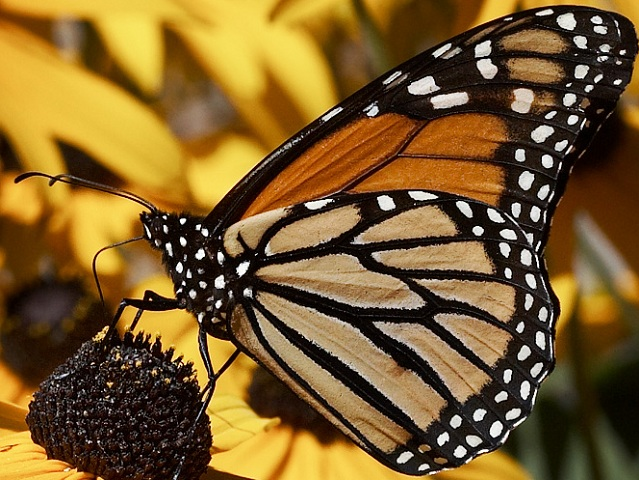
%> input picture Test/002.bmp, 639 x 480 px
$ octave batchExe.m   (GNU Octave 9; MATLAB toolbox functions it lacks are replaced by stand-ins)
%> lines starting %> are read from the running program, lines starting %| are printed output that depends on the picture
### Demo_Proposed.m
close all;
clc;
clear all;
tic

patch_size = 8; % patch size for the low resolution input image
zooming = 2; % zooming factor, if you change this, the dictionary needs to be retrained.
patch_size = patch_size*zooming;
preTexture_Dict = [];
preCartoon_Dict = [];
Num_of_Iterations=100;   % Number of iteration of our process
DictSize=1024;   % Dictionary size
path1 = '.\Test\'; % Test image location
fname = '002.bmp';  % Input test image
path2 = '.\Output\'; % Output dir for super-resolved images
if (~exist(path2, 'dir')), mkdir(path2); end
testIm = double(imread([path1 fname]))/255; % testIm is a high resolution image, we downsample it and do super-resolution

%%

imwrite(testIm, [path2 fname '.jpg']);
% Downscale test image

testIm2 = imresize(testIm, 1/zooming,'bicubic');
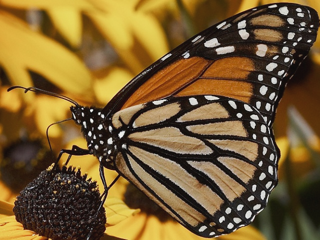
%> testIm2: size 240x320x3 double; mean R, G, B 0.481, 0.363, 0.169; drawn with min black and max white
if rem(size(testIm2,1),zooming) ~=0,
    nrow = floor(size(testIm2,1)/zooming)*zooming;
    testIm2 = testIm2(1:nrow,:,:);
end;
if rem(size(testIm2,2),zooming) ~=0,
    ncol = floor(size(testIm2,2)/zooming)*zooming;
    testIm2 = testIm2(:,1:ncol,:);
end;

imwrite(testIm2, [path2 fname '_block.jpg'],'quality',15);   % Compress and make image has blocking artifacts
% imwrite(testIm2, [fname '_block.jpg']);
testIm2 = double(imread([path2 fname '_block.jpg']))/255;
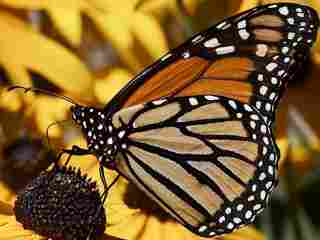
%> testIm2: size 240x320x3 double; mean R, G, B 0.481, 0.364, 0.179
%%%%%%%%%%%%%%%%%%%%%%%%%%%%%%%%%%%%%%%%%%%%%%%%%%%%%%%%%%%%%
% Get the LR image and regarded it as the training image
interpIm = imresize(testIm2,zooming,'bicubic');
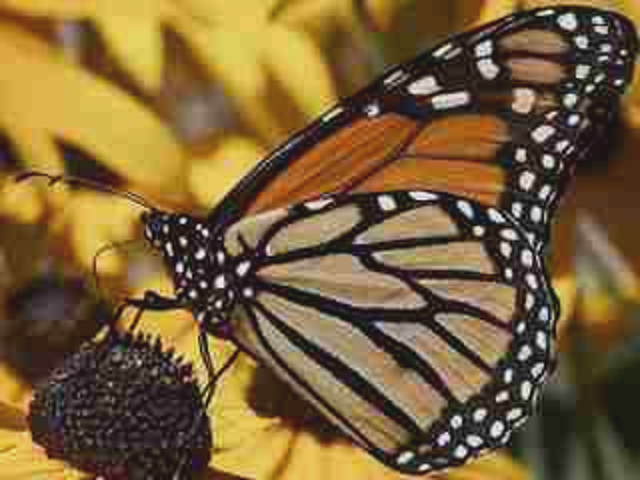
%> interpIm: size 480x640x3 double; mean R, G, B 0.481, 0.364, 0.179; drawn with min black and max white
imwrite(interpIm,[path2 fname '_bb.jpg']);
%interpIm size 512X512
% work with the illuminance domain only
lowIm2 = double(rgb2ycbcr(testIm2));
%> lowIm2: size 240x320x3 double; mean of channels 1, 2, 3 0.387, 0.403, 0.567
lImy = lowIm2(:,:,1);
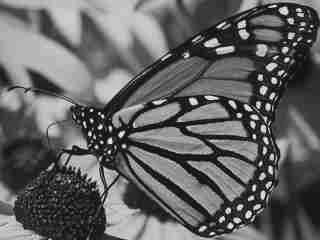
%> lImy: size 240x320 double; min 0.0627, max 0.922, mean 0.387

% bicubic interpolation for the other two channels
%> the run ends on the next line
interpIm2 = rgb2ycbcr(interpIm);
HImy = interpIm2(:,:,1);
hImcb = interpIm2(:,:,2);
hImcr = interpIm2(:,:,3);
%==========================================================================
graytest = lImy;
[N1, N2] = size(lImy);
BW = double(edge(graytest,'canny'));
figure;imshow(BW);
imwrite(BW, [path2 fname '_edge.jpg']);
graytest2=graytest;
graytest3=zeros(size(graytest));
%%
%%%============find blocking artifact=======================
for j = 1:8:(N2-15)
    for i = 1:8:(N1-15)
        Q=0.01;
        patch1 = graytest(i:i+8-1, j:j+8-1);
        patch2 = graytest(i+8:i+16-1, j:j+8-1);
        patch3 = graytest(i:i+8-1, j+8:j+16-1);
        DCTpatch1=dct2(patch1);
        DCTpatch2=dct2(patch2);
        DCTpatch3=dct2(patch3);
        Qpatch1=round(DCTpatch1/Q);
        Qpatch2=round(DCTpatch2/Q);
        Qpatch3=round(DCTpatch3/Q);
        Rpatch1=Qpatch1*Q;
        Rpatch2=Qpatch2*Q;
        Rpatch3=Qpatch3*Q;
        a1=sqrt(2)./abs(Rpatch1);
        a2=sqrt(2)./abs(Rpatch2);
        a3=sqrt(2)./abs(Rpatch3);
        delta1=(Q/2)*(coth(a1*Q./2))-1./a1;
        delta2=(Q/2)*(coth(a2*Q./2))-1./a2;
        delta3=(Q/2)*(coth(a3*Q./2))-1./a3;
        BarRpatch1=Qpatch1*Q-sign(Qpatch1).*delta1;
        BarRpatch2=Qpatch2*Q-sign(Qpatch2).*delta2;
        BarRpatch3=Qpatch3*Q-sign(Qpatch3).*delta3;
        e1=(BarRpatch1-Rpatch1)./Rpatch1;
        e2=(BarRpatch2-Rpatch2)./Rpatch2;
        e3=(BarRpatch3-Rpatch3)./Rpatch3;
        e1(isnan(e1))=0;
        e2(isnan(e2))=0;
        e3(isnan(e3))=0;

        t12=0.0000001;
        t13=0.0000001;
        if ((abs(e1(1,1)-e2(1,1))>t12) && (abs(e1(2,1)-e2(2,1))>t12))
            graytest2(i+8-1:i+8, j:j+8-1)=1;
            graytest3(i+8-1:i+8, j:j+8-1)=1;
        end
        if ((abs(e1(1,1)-e3(1,1))>t13) && (abs(e1(2,1)-e3(2,1))>t13))
            graytest2(i:i+8-1, j+8-1:j+8)=1;
            graytest3(i:i+8-1, j+8-1:j+8)=1;
        end
    end
end;
%%
%%==========================================================

figure,imshow(graytest2);
imwrite(graytest, [path2 fname '_graytest.jpg']);
imwrite(graytest2, [path2 fname '_blockartifact.jpg']);
[PSNR_FINAL_ESTIMATE, y_hat_wi1] = BM3D(1, graytest, 'blur');
lImy2 = graytest-y_hat_wi1;
lImy3=lImy2-min(min(lImy2));
lImy3=lImy3/max(max(lImy3));
figure,imshow(y_hat_wi1);
figure,imshow(lImy3);
imwrite(lImy3, [path2 fname '_highfre.jpg']);
imwrite(y_hat_wi1, [path2 fname '_y_hat_wi1.jpg']);
% lImy2=lImy;
[DictionaryL1 DictionaryLb CoefMatrix CoefMatrixb]=MCA_Image_Decomposition_many(lImy2, graytest3, patch_size, zooming, Num_of_Iterations, DictSize);
[Noblocking Texture_Dict Cartoon_Dict]  = MCA_Image_Decomposition_H(lImy2, graytest3, patch_size, DictSize, DictionaryL1, DictionaryLb, CoefMatrix, CoefMatrixb, 1);
%NB-Cartoon;B-texture
toc
tic
lImy4=imresize(lImy2,zooming,'bicubic');
graytest5=imresize(graytest3,zooming,'bicubic');
graytest6 = (graytest5 >= 0.5);
BW2 =imresize(BW,zooming,'bicubic');
BW3 = (BW2 >= 0.5);

%%
[NonBlockingComponent BlockingComponent] = MCA_Image_Decomposition(lImy4, graytest6, BW3,patch_size, Num_of_Iterations, DictSize, Noblocking, Texture_Dict, Cartoon_Dict, 1);
BlockingComponent(isnan(BlockingComponent))=0;
[height width]=size(NonBlockingComponent);
 for i=1:height
           for j=1:width
               temp1=NonBlockingComponent(i,j)>100;
               temp2=NonBlockingComponent(i,j)<100;
               if temp1==0 && temp2==0
                   NonBlockingComponent(i,j)=0;
               end
           end
 end

%%
y_hat_wi3=imresize(y_hat_wi1,2,'bicubic');
smooth(:,:,1) = y_hat_wi3;%uint8()
smooth(:,:,2) = hImcb;
smooth(:,:,3) = hImcr;
Smoothresize = ycbcr2rgb(smooth);
imwrite(Smoothresize, [path2 fname '_smoothresize.jpg']);
NonBlocking = y_hat_wi3 + NonBlockingComponent*1.5;
hImy3 = BlockingComponent-min(min(BlockingComponent));
hImy3 = hImy3/max(max(hImy3));
imwrite(hImy3, [path2 fname '_Blocking.jpg']);
figure,imshow(hImy3);
hImy4 = NonBlockingComponent-min(min(NonBlockingComponent));
hImy4 = hImy4/max(max(hImy4));
imwrite(hImy4, [path2 fname '_NonBlocking.jpg']);
figure,imshow(hImy4);
hImy5 = (NonBlockingComponent+BlockingComponent)-min(min(NonBlockingComponent+BlockingComponent));
hImy5 = hImy5/max(max(hImy5));
imwrite(hImy5, [path2 fname '_NonBlockingresult.jpg']);
figure,imshow(hImy5);
Deblocking(:,:,1) = NonBlocking;%uint8()
Deblocking(:,:,2) = hImcb;
Deblocking(:,:,3) = hImcr;
ReconImRGB = ycbcr2rgb(Deblocking);
imwrite(ReconImRGB, [path2 fname '_result.jpg'])
figure;imshow(ReconImRGB)
toc
[PSNR_FINAL_ESTIMATE, Deringing] = BM3D(1, NonBlocking, '10');
Deblocking(:,:,1) = Deringing;%uint8()
Deblocking(:,:,2) = hImcb;
Deblocking(:,:,3) = hImcr;
ReconImRGB = ycbcr2rgb(Deblocking);
imwrite(ReconImRGB, [path2 fname '_result+deringing.jpg'])
% figure;imshow(ReconImRGB)

### batchExe.m
clear all;
fn1 = '006.jpg';
Demo_Proposed;

$ run again, with Test/007.jpg saved as Test/002.bmp
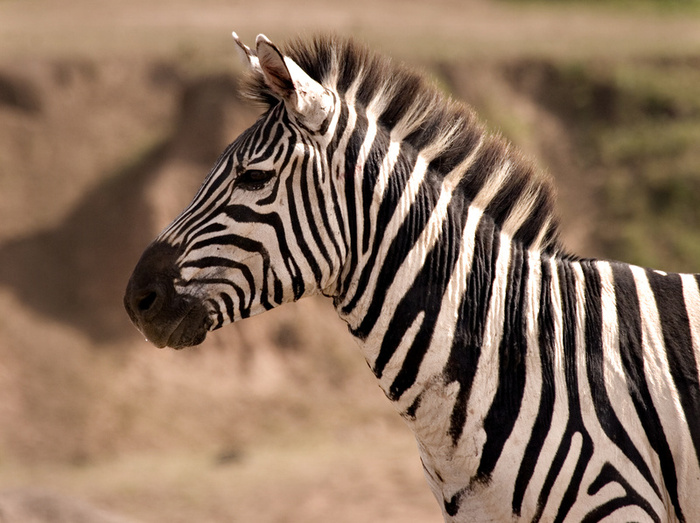
%> input picture Test/007.jpg, 700 x 523 px
%> `interpIm = imresize(testIm2,zooming,'bicubic');`:
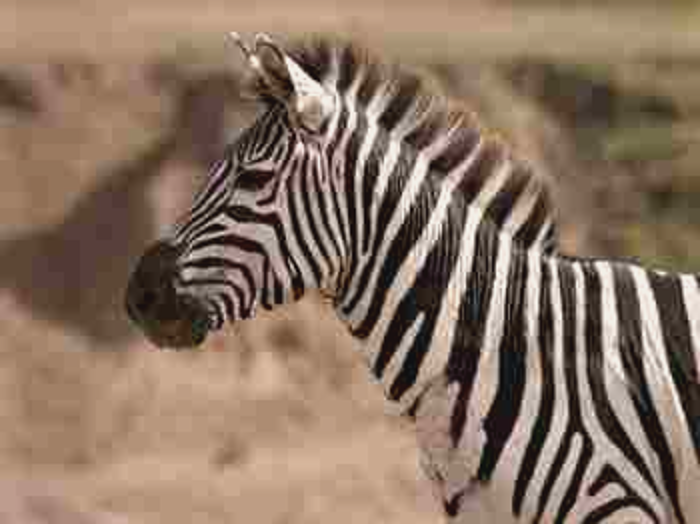
%> interpIm: size 524x700x3 double; mean R, G, B 0.546, 0.448, 0.372; drawn with min black and max white
%> lowIm2: size 262x350x3 double; mean of channels 1, 2, 3 0.465, 0.454, 0.55
%> `lImy = lowIm2(:,:,1);`:
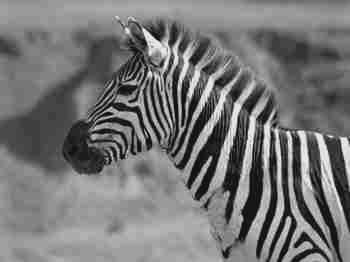
%> lImy: size 262x350 double; min 0.0627, max 0.917, mean 0.465

$ run again, with Test/008.jpg saved as Test/002.bmp
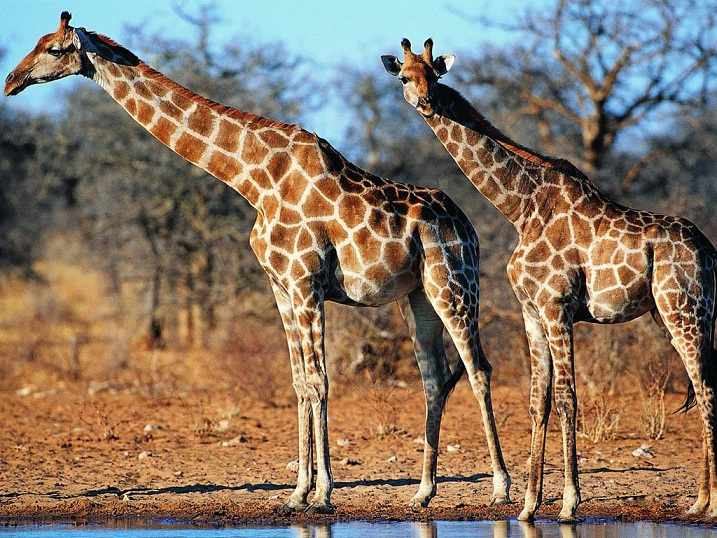
%> input picture Test/008.jpg, 717 x 538 px
%> `interpIm = imresize(testIm2,zooming,'bicubic');`:
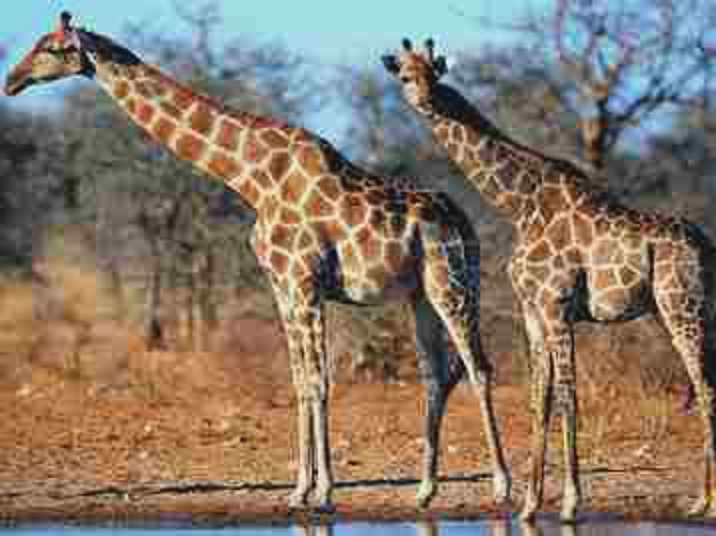
%> interpIm: size 536x716x3 double; mean R, G, B 0.534, 0.467, 0.399; drawn with min black and max white
%> lowIm2: size 268x358x3 double; mean of channels 1, 2, 3 0.474, 0.462, 0.536
%> `lImy = lowIm2(:,:,1);`:
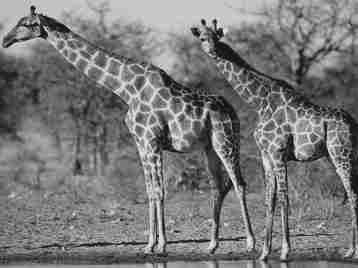
%> lImy: size 268x358 double; min 0.0627, max 0.917, mean 0.474
